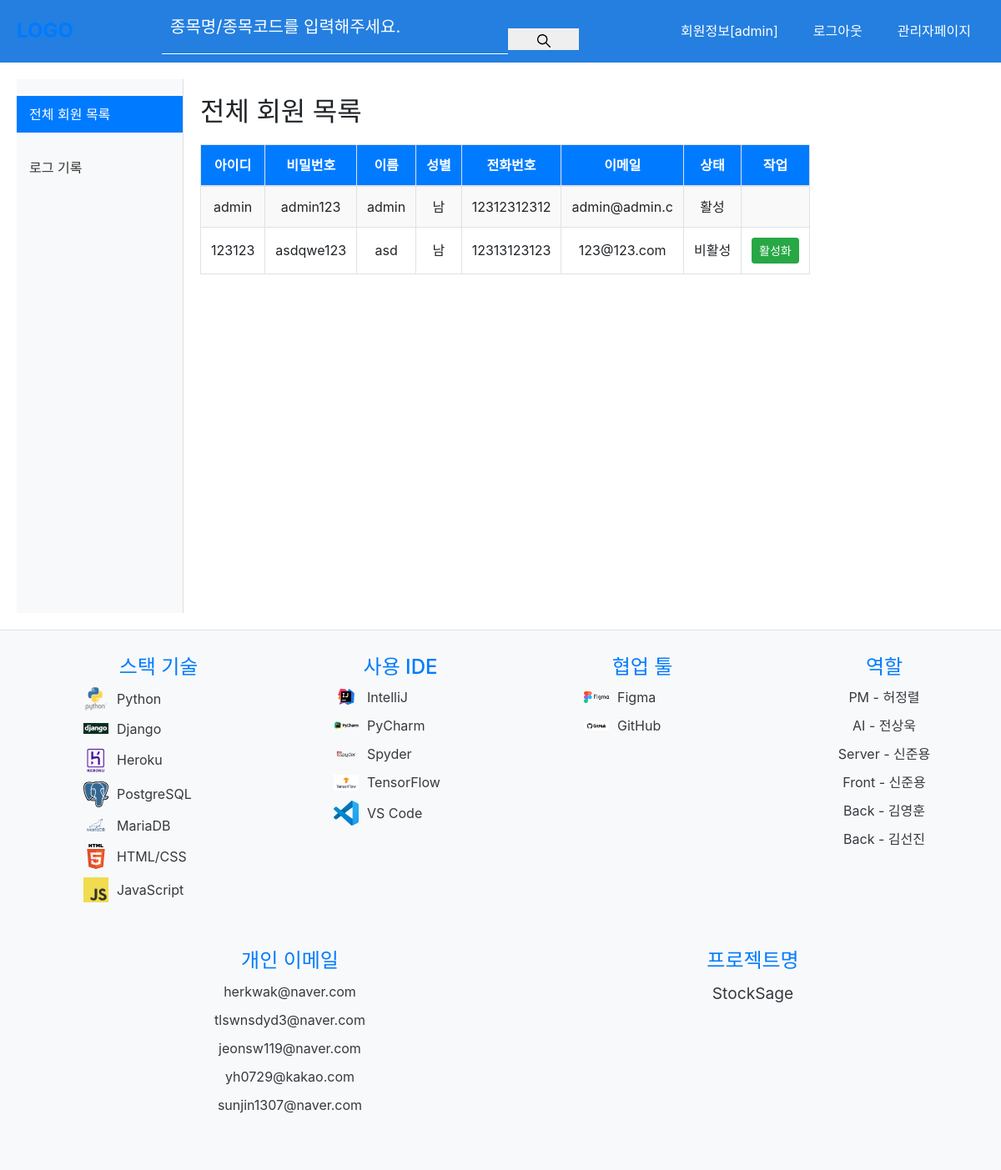
The app's page /member/admin/ (signed in) with its own data.
### member/models.py (models this page shows)
class Member(models.Model) :
    id = models.CharField(max_length=20, primary_key=True)
    pass1 = models.CharField(max_length=20)
    name = models.CharField(max_length=20)
    gender = models.IntegerField(default=0)
    tel = models.CharField(max_length=20)
    email = models.CharField(max_length=100)
    is_active = models.BooleanField(default=True)

### decorator/decorator.py (the view)
    def check(request, *args, **kwargs):
        try:
            login = request.session["id"]
        except: # 로그아웃 상태
            context = {"msg":"로그인하세요", "url":"/"}
            return render(request, "alert.html", context)
        else:
            if login != 'admin' :
                context = {"msg":"관리자전용 페이지입니다.","url":"/"}
                return render(request, "alert.html", context)
        return func(request, *args, **kwargs)

### decorator/decorator.py (called while the page is built)
def loginadmin(func):
    def check(request, *args, **kwargs):
        try:
            login = request.session["id"]
        except: # 로그아웃 상태
            context = {"msg":"로그인하세요", "url":"/"}
            return render(request, "alert.html", context)
        else:
            if login != 'admin' :
                context = {"msg":"관리자전용 페이지입니다.","url":"/"}
                return render(request, "alert.html", context)
        return func(request, *args, **kwargs)
    return check

### member/views.py (called while the page is built)
@loginadmin
def admin(request):
    current_tab = request.GET.get('tab', 'user-list')  # 기본값은 'user-list'
    mlist = Member.objects.all()
    logs = PageAccessLog.objects.exclude(page_url__icontains='/admin/').order_by('-access_time')
    start_date = request.GET.get('start_date')
    end_date = request.GET.get('end_date')
    if start_date and end_date:
        logs = logs.filter(access_time__range=[start_date, end_date])
    paginator = Paginator(logs, 10)  # 페이지당 10개의 로그 항목
    page_number = request.GET.get('page', 1)
    page_obj = paginator.get_page(page_number)
    context = {
        "mlist": mlist,
        "page_obj": page_obj,
        "current_tab": current_tab
    }
    return render(request, "member/admin.html", context)

### templates/member/admin.html (shortened to what this page needs)
{% extends 'base.html' %}
{% block content %}
    <link href="https://stackpath.bootstrapcdn.com/bootstrap/4.5.2/css/bootstrap.min.css" rel="stylesheet">
    <div class="admin-container">
        <div class="sidebar">
            <a href="?tab=user-list" class="{% if current_tab == 'user-list' %}active{% endif %}" id="user-list-link">전체 회원 목록</a>
            <a href="?tab=post-list" class="{% if current_tab == 'post-list' %}active{% endif %}" id="post-list-link">로그 기록</a>
        </div>
        <div class="content">
            <div id="user-list" class="admin-section" style="{% if current_tab == 'user-list' %}display: block;{% else %}display: none;{% endif %}">
                <h2>전체 회원 목록</h2>
                <div class="table-container">
                    <table class="table table-striped table-bordered">
                        <thead>
                        <tr>
                            <th>아이디</th>
                            <th>비밀번호</th>
                            <th>이름</th>
                            <th>성별</th>
                            <th>전화번호</th>
                            <th>이메일</th>
                            <th>상태</th>
                            <th>작업</th>
                        </tr>
                        </thead>
                        <tbody>
                        {% for m in mlist %}
                            <tr>
                                <td>{{ m.id }}</td>
                                <td>{{ m.pass1 }}</td>
                                <td>{{ m.name }}</td>
                                <td>{% if m.gender == 0 %}남{% else %}여{% endif %}</td>
                                <td>{{ m.tel }}</td>
                                <td>{{ m.email }}</td>
                                <td>{% if m.is_active %}활성{% else %}비활성{% endif %}</td>
                                <td>
                                    {% if m.id != 'admin' %}
                                    <button class="btn btn-sm {% if m.is_active %}btn-danger{% else %}btn-success{% endif %}" onclick="toggleStatus('{{ m.id }}')">
                                        {% if m.is_active %}비활성화{% else %}활성화{% endif %}
                                    </button>
                                    {% endif %}
                                </td>
                            </tr>
                        {% endfor %}
                        </tbody>
                    </table>
                </div>
            </div>
        </div>
    </div>
{% endblock %}

### static/css/styles.css (style rules this page uses)
body { margin: 0; font-family: 'Arial', sans-serif; background-color: #f9f9f9; }
.sidebar { width: 200px; display: flex; flex-direction: column; gap: 20px; }
.content { flex: 1; padding-left: 20px; }

### static/css/footer.css (style rules this page uses)
body { font-family: Arial, sans-serif; margin: 0; padding: 0; }

### templates/member/admin.html (style rules this page uses)
.admin-container { display: flex; min-height: 80vh; }
.sidebar { min-width: 200px; max-width: 200px; background-color: #f8f9fa; padding-top: 20px; border-right: 1px solid #ddd; }
.sidebar a { display: block; padding: 10px 15px; color: #333; text-decoration: none; }
.sidebar a:hover, .sidebar a.active { background-color: #007bff; color: white; }
.content { flex-grow: 1; padding: 20px; }
.table-container { margin-top: 20px; }
.table th, .table td { text-align: center; vertical-align: middle; }
.table thead th { background-color: #007bff; color: white; }
.table tbody tr:nth-child(odd) { background-color: #f9f9f9; }

### records on screen
Member: id "admin", pass1 "admin123", name "admin", gender "남", tel "12312312312", email "admin@admin.c", is_active "활성"
Member: id "123123", pass1 "asdqwe123", name "asd", gender "남", tel "12313123123", email "123@123.com", is_active "비활성"

### other values on screen
{{ request.session.id }} "admin"
